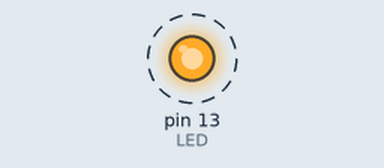
Simulated run of this sketch. Board: Arduino Uno, built with avr-gcc and run on an emulated ATmega328P. On the bench: output pins drawn as LEDs (lit = HIGH). Dashed ring = blinking.

Above: at 0.5 s.
Timing chart, 0 to 4.6 s (numbered marks = the images above):
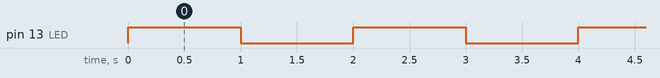

The sketch:

blink_simple.ino
```cpp
#define LED 13 // LED connected to digital pin 13
void setup() {

  pinMode(LED, OUTPUT); // sets digital pin output
}

void loop() {
  digitalWrite(LED_BUILTIN, HIGH);  // turn the LED on (HIGH is the voltage level)
  delay(1000);                      // wait for a second
  digitalWrite(LED_BUILTIN, LOW);   // turn the LED off by making the voltage LOW
  delay(1000);                      // wait for a second
}
```

Measured:
- by itself, pin 13 (LED): alternates HIGH for 1.0 s and LOW for 1.0 s
